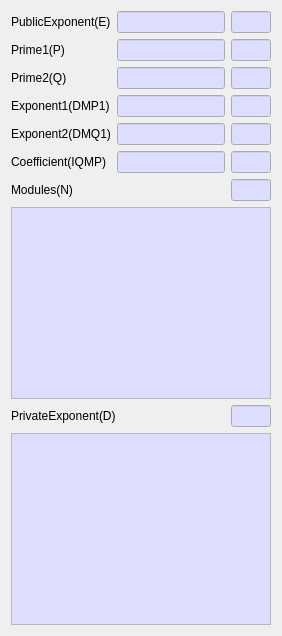
     <widget class="QWidget" name="tab">
      <attribute name="title">
       <string>RSA</string>
      </attribute>
      <layout class="QVBoxLayout" name="verticalLayout_2">
       <item>
        <layout class="QGridLayout" name="gridLayout_2">
         <item row="4" column="0">
          <widget class="QLabel" name="label_8">
           <property name="text">
            <string>Exponent2(DMQ1)</string>
           </property>
          </widget>
         </item>
         <item row="0" column="1">
          <widget class="QLineEdit" name="mRSA_EText">
           <property name="palette">
            <palette>
             <active>
              <colorrole role="Base">
               <brush brushstyle="SolidPattern">
                <color alpha="255">
                 <red>221</red>
                 <green>221</green>
                 <blue>255</blue>
                </color>
               </brush>
              </colorrole>
             </active>
             <inactive>
              <colorrole role="Base">
               <brush brushstyle="SolidPattern">
                <color alpha="255">
                 <red>221</red>
                 <green>221</green>
                 <blue>255</blue>
                </color>
               </brush>
              </colorrole>
             </inactive>
             <disabled>
              <colorrole role="Base">
               <brush brushstyle="SolidPattern">
                <color alpha="255">
                 <red>240</red>
                 <green>240</green>
                 <blue>240</blue>
                </color>
               </brush>
              </colorrole>
             </disabled>
            </palette>
           </property>
           <property name="readOnly">
            <bool>true</bool>
           </property>
          </widget>
         </item>
         <item row="3" column="2">
          <widget class="QLineEdit" name="mRSA_DMP1LenText">
           <property name="minimumSize">
            <size>
             <width>40</width>
             <height>0</height>
            </size>
           </property>
           <property name="maximumSize">
            <size>
             <width>40</width>
             <height>16777215</height>
            </size>
           </property>
           <property name="palette">
            <palette>
             <active>
              <colorrole role="Base">
               <brush brushstyle="SolidPattern">
                <color alpha="255">
                 <red>221</red>
                 <green>221</green>
                 <blue>255</blue>
                </color>
               </brush>
              </colorrole>
             </active>
             <inactive>
              <colorrole role="Base">
               <brush brushstyle="SolidPattern">
                <color alpha="255">
                 <red>221</red>
                 <green>221</green>
                 <blue>255</blue>
                </color>
               </brush>
              </colorrole>
             </inactive>
             <disabled>
              <colorrole role="Base">
               <brush brushstyle="SolidPattern">
                <color alpha="255">
                 <red>240</red>
                 <green>240</green>
                 <blue>240</blue>
                </color>
               </brush>
              </colorrole>
             </disabled>
            </palette>
           </property>
           <property name="readOnly">
            <bool>true</bool>
           </property>
          </widget>
         </item>
         <item row="4" column="2">
          <widget class="QLineEdit" name="mRSA_DMQ1LenText">
           <property name="minimumSize">
            <size>
             <width>40</width>
             <height>0</height>
            </size>
           </property>
           <property name="maximumSize">
            <size>
             <width>40</width>
             <height>16777215</height>
            </size>
           </property>
           <property name="palette">
            <palette>
             <active>
              <colorrole role="Base">
               <brush brushstyle="SolidPattern">
                <color alpha="255">
                 <red>221</red>
                 <green>221</green>
                 <blue>255</blue>
                </color>
               </brush>
              </colorrole>
             </active>
             <inactive>
              <colorrole role="Base">
               <brush brushstyle="SolidPattern">
                <color alpha="255">
                 <red>221</red>
                 <green>221</green>
                 <blue>255</blue>
                </color>
               </brush>
              </colorrole>
             </inactive>
             <disabled>
              <colorrole role="Base">
               <brush brushstyle="SolidPattern">
                <color alpha="255">
                 <red>240</red>
                 <green>240</green>
                 <blue>240</blue>
                </color>
               </brush>
              </colorrole>
             </disabled>
            </palette>
           </property>
           <property name="readOnly">
            <bool>true</bool>
           </property>
          </widget>
         </item>
         <item row="3" column="1">
          <widget class="QLineEdit" name="mRSA_DMP1Text">
           <property name="palette">
            <palette>
             <active>
              <colorrole role="Base">
               <brush brushstyle="SolidPattern">
                <color alpha="255">
                 <red>221</red>
                 <green>221</green>
                 <blue>255</blue>
                </color>
               </brush>
              </colorrole>
             </active>
             <inactive>
              <colorrole role="Base">
               <brush brushstyle="SolidPattern">
                <color alpha="255">
                 <red>221</red>
                 <green>221</green>
                 <blue>255</blue>
                </color>
               </brush>
              </colorrole>
             </inactive>
             <disabled>
              <colorrole role="Base">
               <brush brushstyle="SolidPattern">
                <color alpha="255">
                 <red>240</red>
                 <green>240</green>
                 <blue>240</blue>
                </color>
               </brush>
              </colorrole>
             </disabled>
            </palette>
           </property>
           <property name="readOnly">
            <bool>true</bool>
           </property>
          </widget>
         </item>
         <item row="1" column="1">
          <widget class="QLineEdit" name="mRSA_PText">
           <property name="palette">
            <palette>
             <active>
              <colorrole role="Base">
               <brush brushstyle="SolidPattern">
                <color alpha="255">
                 <red>221</red>
                 <green>221</green>
                 <blue>255</blue>
                </color>
               </brush>
              </colorrole>
             </active>
             <inactive>
              <colorrole role="Base">
               <brush brushstyle="SolidPattern">
                <color alpha="255">
                 <red>221</red>
                 <green>221</green>
                 <blue>255</blue>
                </color>
               </brush>
              </colorrole>
             </inactive>
             <disabled>
              <colorrole role="Base">
               <brush brushstyle="SolidPattern">
                <color alpha="255">
                 <red>240</red>
                 <green>240</green>
                 <blue>240</blue>
                </color>
               </brush>
              </colorrole>
             </disabled>
            </palette>
           </property>
           <property name="readOnly">
            <bool>true</bool>
           </property>
          </widget>
         </item>
         <item row="4" column="1">
          <widget class="QLineEdit" name="mRSA_DMQ1Text">
           <property name="palette">
            <palette>
             <active>
              <colorrole role="Base">
               <brush brushstyle="SolidPattern">
                <color alpha="255">
                 <red>221</red>
                 <green>221</green>
                 <blue>255</blue>
                </color>
               </brush>
              </colorrole>
             </active>
             <inactive>
              <colorrole role="Base">
               <brush brushstyle="SolidPattern">
                <color alpha="255">
                 <red>221</red>
                 <green>221</green>
                 <blue>255</blue>
                </color>
               </brush>
              </colorrole>
             </inactive>
             <disabled>
              <colorrole role="Base">
               <brush brushstyle="SolidPattern">
                <color alpha="255">
                 <red>240</red>
                 <green>240</green>
                 <blue>240</blue>
                </color>
               </brush>
              </colorrole>
             </disabled>
            </palette>
           </property>
           <property name="readOnly">
            <bool>true</bool>
           </property>
          </widget>
         </item>
         <item row="3" column="0">
          <widget class="QLabel" name="label_7">
           <property name="text">
            <string>Exponent1(DMP1)</string>
           </property>
          </widget>
         </item>
         <item row="0" column="0">
          <widget class="QLabel" name="label_3">
           <property name="text">
            <string>PublicExponent(E)</string>
           </property>
          </widget>
         </item>
         <item row="0" column="2">
          <widget class="QLineEdit" name="mRSA_ELenText">
           <property name="minimumSize">
            <size>
             <width>40</width>
             <height>0</height>
            </size>
           </property>
           <property name="maximumSize">
            <size>
             <width>40</width>
             <height>16777215</height>
            </size>
           </property>
           <property name="palette">
            <palette>
             <active>
              <colorrole role="Base">
               <brush brushstyle="SolidPattern">
                <color alpha="255">
                 <red>221</red>
                 <green>221</green>
                 <blue>255</blue>
                </color>
               </brush>
              </colorrole>
             </active>
             <inactive>
              <colorrole role="Base">
               <brush brushstyle="SolidPattern">
                <color alpha="255">
                 <red>221</red>
                 <green>221</green>
                 <blue>255</blue>
                </color>
               </brush>
              </colorrole>
             </inactive>
             <disabled>
              <colorrole role="Base">
               <brush brushstyle="SolidPattern">
                <color alpha="255">
                 <red>240</red>
                 <green>240</green>
                 <blue>240</blue>
                </color>
               </brush>
              </colorrole>
             </disabled>
            </palette>
           </property>
           <property name="readOnly">
            <bool>true</bool>
           </property>
          </widget>
         </item>
         <item row="5" column="1">
          <widget class="QLineEdit" name="mRSA_IQMPText">
           <property name="palette">
            <palette>
             <active>
              <colorrole role="Base">
               <brush brushstyle="SolidPattern">
                <color alpha="255">
                 <red>221</red>
                 <green>221</green>
                 <blue>255</blue>
                </color>
               </brush>
              </colorrole>
             </active>
             <inactive>
              <colorrole role="Base">
               <brush brushstyle="SolidPattern">
                <color alpha="255">
                 <red>221</red>
                 <green>221</green>
                 <blue>255</blue>
                </color>
               </brush>
              </colorrole>
             </inactive>
             <disabled>
              <colorrole role="Base">
               <brush brushstyle="SolidPattern">
                <color alpha="255">
                 <red>240</red>
                 <green>240</green>
                 <blue>240</blue>
                </color>
               </brush>
              </colorrole>
             </disabled>
            </palette>
           </property>
           <property name="readOnly">
            <bool>true</bool>
           </property>
          </widget>
         </item>
         <item row="2" column="1">
          <widget class="QLineEdit" name="mRSA_QText">
           <property name="palette">
            <palette>
             <active>
              <colorrole role="Base">
               <brush brushstyle="SolidPattern">
                <color alpha="255">
                 <red>221</red>
                 <green>221</green>
                 <blue>255</blue>
                </color>
               </brush>
              </colorrole>
             </active>
             <inactive>
              <colorrole role="Base">
               <brush brushstyle="SolidPattern">
                <color alpha="255">
                 <red>221</red>
                 <green>221</green>
                 <blue>255</blue>
                </color>
               </brush>
              </colorrole>
             </inactive>
             <disabled>
              <colorrole role="Base">
               <brush brushstyle="SolidPattern">
                <color alpha="255">
                 <red>240</red>
                 <green>240</green>
                 <blue>240</blue>
                </color>
               </brush>
              </colorrole>
             </disabled>
            </palette>
           </property>
           <property name="readOnly">
            <bool>true</bool>
           </property>
          </widget>
         </item>
         <item row="2" column="2">
          <widget class="QLineEdit" name="mRSA_QLenText">
           <property name="minimumSize">
            <size>
             <width>40</width>
             <height>0</height>
            </size>
           </property>
           <property name="maximumSize">
            <size>
             <width>40</width>
             <height>16777215</height>
            </size>
           </property>
           <property name="palette">
            <palette>
             <active>
              <colorrole role="Base">
               <brush brushstyle="SolidPattern">
                <color alpha="255">
                 <red>221</red>
                 <green>221</green>
                 <blue>255</blue>
                </color>
               </brush>
              </colorrole>
             </active>
             <inactive>
              <colorrole role="Base">
               <brush brushstyle="SolidPattern">
                <color alpha="255">
                 <red>221</red>
                 <green>221</green>
                 <blue>255</blue>
                </color>
               </brush>
              </colorrole>
             </inactive>
             <disabled>
              <colorrole role="Base">
               <brush brushstyle="SolidPattern">
                <color alpha="255">
                 <red>240</red>
                 <green>240</green>
                 <blue>240</blue>
                </color>
               </brush>
              </colorrole>
             </disabled>
            </palette>
           </property>
           <property name="readOnly">
            <bool>true</bool>
           </property>
          </widget>
         </item>
         <item row="5" column="2">
          <widget class="QLineEdit" name="mRSA_IQMPLenText">
           <property name="minimumSize">
            <size>
             <width>40</width>
             <height>0</height>
            </size>
           </property>
           <property name="maximumSize">
            <size>
             <width>40</width>
             <height>16777215</height>
            </size>
           </property>
           <property name="palette">
            <palette>
             <active>
              <colorrole role="Base">
               <brush brushstyle="SolidPattern">
                <color alpha="255">
                 <red>221</red>
                 <green>221</green>
                 <blue>255</blue>
                </color>
               </brush>
              </colorrole>
             </active>
             <inactive>
              <colorrole role="Base">
               <brush brushstyle="SolidPattern">
                <color alpha="255">
                 <red>221</red>
                 <green>221</green>
                 <blue>255</blue>
                </color>
               </brush>
              </colorrole>
             </inactive>
             <disabled>
              <colorrole role="Base">
               <brush brushstyle="SolidPattern">
                <color alpha="255">
                 <red>240</red>
                 <green>240</green>
                 <blue>240</blue>
                </color>
               </brush>
              </colorrole>
             </disabled>
            </palette>
           </property>
           <property name="readOnly">
            <bool>true</bool>
           </property>
          </widget>
         </item>
         <item row="1" column="0">
          <widget class="QLabel" name="label_5">
           <property name="text">
            <string>Prime1(P)</string>
           </property>
          </widget>
         </item>
         <item row="2" column="0">
          <widget class="QLabel" name="label_6">
           <property name="text">
            <string>Prime2(Q)</string>
           </property>
          </widget>
         </item>
         <item row="1" column="2">
          <widget class="QLineEdit" name="mRSA_PLenText">
           <property name="minimumSize">
            <size>
             <width>40</width>
             <height>0</height>
            </size>
           </property>
           <property name="maximumSize">
            <size>
             <width>40</width>
             <height>16777215</height>
            </size>
           </property>
           <property name="palette">
            <palette>
             <active>
              <colorrole role="Base">
               <brush brushstyle="SolidPattern">
                <color alpha="255">
                 <red>221</red>
                 <green>221</green>
                 <blue>255</blue>
                </color>
               </brush>
              </colorrole>
             </active>
             <inactive>
              <colorrole role="Base">
               <brush brushstyle="SolidPattern">
                <color alpha="255">
                 <red>221</red>
                 <green>221</green>
                 <blue>255</blue>
                </color>
               </brush>
              </colorrole>
             </inactive>
             <disabled>
              <colorrole role="Base">
               <brush brushstyle="SolidPattern">
                <color alpha="255">
                 <red>240</red>
                 <green>240</green>
                 <blue>240</blue>
                </color>
               </brush>
              </colorrole>
             </disabled>
            </palette>
           </property>
           <property name="readOnly">
            <bool>true</bool>
           </property>
          </widget>
         </item>
         <item row="5" column="0">
          <widget class="QLabel" name="label_9">
           <property name="text">
            <string>Coefficient(IQMP)</string>
           </property>
          </widget>
         </item>
        </layout>
       </item>
       <item>
        <layout class="QGridLayout" name="gridLayout_6">
         <item row="0" column="0">
          <widget class="QLabel" name="label_2">
           <property name="text">
            <string>Modules(N)</string>
           </property>
          </widget>
         </item>
         <item row="0" column="2">
          <widget class="QLineEdit" name="mRSA_NLenText">
           <property name="minimumSize">
            <size>
             <width>40</width>
             <height>0</height>
            </size>
           </property>
           <property name="maximumSize">
            <size>
             <width>40</width>
             <height>16777215</height>
            </size>
           </property>
           <property name="palette">
            <palette>
             <active>
              <colorrole role="Base">
               <brush brushstyle="SolidPattern">
                <color alpha="255">
                 <red>221</red>
                 <green>221</green>
                 <blue>255</blue>
                </color>
               </brush>
              </colorrole>
             </active>
             <inactive>
              <colorrole role="Base">
               <brush brushstyle="SolidPattern">
                <color alpha="255">
                 <red>221</red>
                 <green>221</green>
                 <blue>255</blue>
                </color>
               </brush>
              </colorrole>
             </inactive>
             <disabled>
              <colorrole role="Base">
               <brush brushstyle="SolidPattern">
                <color alpha="255">
                 <red>240</red>
                 <green>240</green>
                 <blue>240</blue>
                </color>
               </brush>
              </colorrole>
             </disabled>
            </palette>
           </property>
           <property name="readOnly">
            <bool>true</bool>
           </property>
          </widget>
         </item>
         <item row="0" column="1">
          <spacer name="horizontalSpacer_2">
           <property name="orientation">
            <enum>Qt::Horizontal</enum>
           </property>
           <property name="sizeHint" stdset="0">
            <size>
             <width>40</width>
             <height>20</height>
            </size>
           </property>
          </spacer>
         </item>
        </layout>
       </item>
       <item>
        <widget class="QPlainTextEdit" name="mRSA_NText">
         <property name="palette">
          <palette>
           <active>
            <colorrole role="Base">
             <brush brushstyle="SolidPattern">
              <color alpha="255">
               <red>221</red>
               <green>221</green>
               <blue>255</blue>
              </color>
             </brush>
            </colorrole>
           </active>
           <inactive>
            <colorrole role="Base">
             <brush brushstyle="SolidPattern">
              <color alpha="255">
               <red>221</red>
               <green>221</green>
               <blue>255</blue>
              </color>
             </brush>
            </colorrole>
           </inactive>
           <disabled>
            <colorrole role="Base">
             <brush brushstyle="SolidPattern">
              <color alpha="255">
               <red>240</red>
               <green>240</green>
               <blue>240</blue>
              </color>
             </brush>
            </colorrole>
           </disabled>
          </palette>
         </property>
         <property name="font">
          <font>
           <family>굴림체</family>
          </font>
         </property>
         <property name="readOnly">
          <bool>true</bool>
         </property>
        </widget>
       </item>
       <item>
        <layout class="QGridLayout" name="gridLayout_7">
         <item row="0" column="2">
          <widget class="QLineEdit" name="mRSA_DLenText">
           <property name="minimumSize">
            <size>
             <width>40</width>
             <height>0</height>
            </size>
           </property>
           <property name="maximumSize">
            <size>
             <width>40</width>
             <height>16777215</height>
            </size>
           </property>
           <property name="palette">
            <palette>
             <active>
              <colorrole role="Base">
               <brush brushstyle="SolidPattern">
                <color alpha="255">
                 <red>221</red>
                 <green>221</green>
                 <blue>255</blue>
                </color>
               </brush>
              </colorrole>
             </active>
             <inactive>
              <colorrole role="Base">
               <brush brushstyle="SolidPattern">
                <color alpha="255">
                 <red>221</red>
                 <green>221</green>
                 <blue>255</blue>
                </color>
               </brush>
              </colorrole>
             </inactive>
             <disabled>
              <colorrole role="Base">
               <brush brushstyle="SolidPattern">
                <color alpha="255">
                 <red>240</red>
                 <green>240</green>
                 <blue>240</blue>
                </color>
               </brush>
              </colorrole>
             </disabled>
            </palette>
           </property>
           <property name="readOnly">
            <bool>true</bool>
           </property>
          </widget>
         </item>
         <item row="0" column="0">
          <widget class="QLabel" name="label_4">
           <property name="text">
            <string>PrivateExponent(D)</string>
           </property>
          </widget>
         </item>
         <item row="0" column="1">
          <spacer name="horizontalSpacer_3">
           <property name="orientation">
            <enum>Qt::Horizontal</enum>
           </property>
           <property name="sizeHint" stdset="0">
            <size>
             <width>40</width>
             <height>20</height>
            </size>
           </property>
          </spacer>
         </item>
        </layout>
       </item>
       <item>
        <widget class="QPlainTextEdit" name="mRSA_DText">
         <property name="palette">
          <palette>
           <active>
            <colorrole role="Base">
             <brush brushstyle="SolidPattern">
              <color alpha="255">
               <red>221</red>
               <green>221</green>
               <blue>255</blue>
              </color>
             </brush>
            </colorrole>
           </active>
           <inactive>
            <colorrole role="Base">
             <brush brushstyle="SolidPattern">
              <color alpha="255">
               <red>221</red>
               <green>221</green>
               <blue>255</blue>
              </color>
             </brush>
            </colorrole>
           </inactive>
           <disabled>
            <colorrole role="Base">
             <brush brushstyle="SolidPattern">
              <color alpha="255">
               <red>240</red>
               <green>240</green>
               <blue>240</blue>
              </color>
             </brush>
            </colorrole>
           </disabled>
          </palette>
         </property>
         <property name="font">
          <font>
           <family>굴림체</family>
          </font>
         </property>
         <property name="readOnly">
          <bool>true</bool>
         </property>
        </widget>
       </item>
      </layout>
     </widget>
